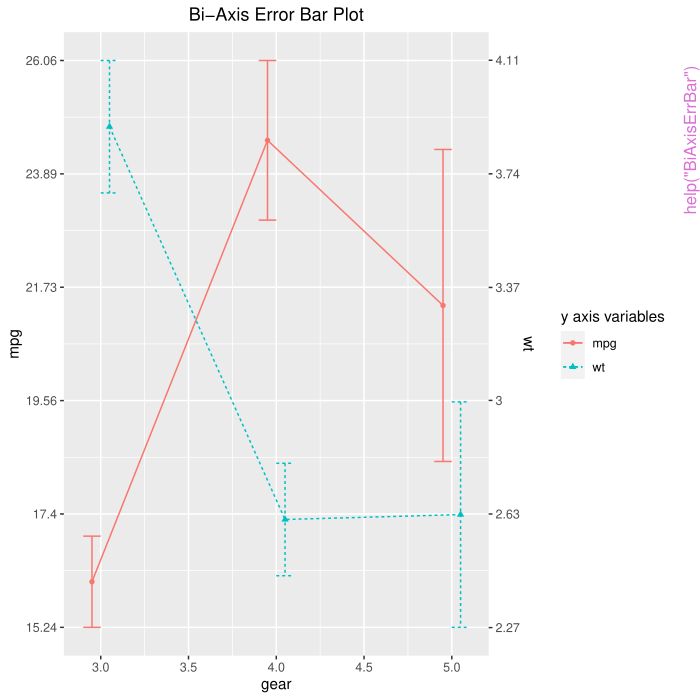

This figure's R source:
pkgname <- "statVisual"
source(file.path(R.home("share"), "R", "examples-header.R"))
options(warn = 1)
library('statVisual')

base::assign(".oldSearch", base::search(), pos = 'CheckExEnv')
base::assign(".old_wd", base::getwd(), pos = 'CheckExEnv')
cleanEx()
nameEx("BiAxisErrBar")
### * BiAxisErrBar

flush(stderr()); flush(stdout())

### Name: BiAxisErrBar
### Title: Compare Patterns of Two Outcomes in One Scatter Plot
### Aliases: BiAxisErrBar
### Keywords: method

### ** Examples


library(tidyverse)
library(ggplot2)

print(head(mtcars))

print(table(mtcars$gear, useNA="ifany"))

statVisual(type = "BiAxisErrBar",
  dat= mtcars,
  group = "gear",
  y.left = "mpg",
  y.right = "wt")



BiAxisErrBar(
  dat = mtcars,
  group = "gear",
  y.left = "mpg",
  y.right = "wt")




cleanEx()
nameEx("Box")
### * Box

flush(stderr()); flush(stdout())

### Name: Box
### Title: Compare Groups Based on Boxplots Across Time
### Aliases: Box
### Keywords: method

### ** Examples

library(dplyr)

data(longDat)

print(dim(longDat))
print(longDat[1:3,])

print(table(longDat$time, useNA = "ifany"))
print(table(longDat$grp, useNA = "ifany"))
print(table(longDat$sid, useNA = "ifany"))

print(table(longDat$time, longDat$grp))

statVisual(type = 'Box', 
           data = longDat, 
           x = 'time', 
           y = 'y', 
           group = 'grp',
	   title = "Boxplots across time") 

Box( 
    data = longDat, 
    x = 'time', 
    y = 'y', 
    group = 'grp',
    title = "Boxplots across time") 





cleanEx()
nameEx("BoxROC")
### * BoxROC

flush(stderr()); flush(stdout())

### Name: BoxROC
### Title: Compare Boxplots with ROC Curve
### Aliases: BoxROC
### Keywords: method

### ** Examples

library(dplyr)
library(gridExtra)

data(esSim)
print(esSim)

# expression data
dat = exprs(esSim)
print(dim(dat))
print(dat[1:2,])

# phenotype data
pDat = pData(esSim)
print(dim(pDat))
print(pDat[1:2,])

# feature data
fDat = fData(esSim)
print(dim(fDat))
print(fDat[1:2,])

# choose the first probe which is over-expressed in cases
pDat$probe1 = dat[1,]

# check histograms of probe 1 expression in cases and controls
print(table(pDat$grp, useNA = "ifany"))

statVisual(type = 'BoxROC', 
           data = pDat, 
           group = 'grp', 
           y = 'probe1', 
           point.size = 1)

BoxROC(
  data = pDat,
  group = 'grp', 
  y = 'probe1', 
  point.size = 1)




cleanEx()
nameEx("Den")
### * Den

flush(stderr()); flush(stdout())

### Name: Den
### Title: Compare Groups Based on Density Plots
### Aliases: Den
### Keywords: method

### ** Examples

data(esSim)
print(esSim)

# expression data
dat = exprs(esSim)
print(dim(dat))
print(dat[1:2,])

# phenotype data
pDat = pData(esSim)
print(dim(pDat))
print(pDat[1:2,])

# feature data
fDat = fData(esSim)
print(dim(fDat))
print(fDat[1:2,])

# choose the first probe which is over-expressed in cases
pDat$probe1 = dat[1,]

# check histograms of probe 1 expression in cases and controls
print(table(pDat$grp, useNA = "ifany"))

statVisual(type = 'Den', 
           data = pDat, 
           y = 'probe1', 
           group = 'grp') 

Den( 
    data = pDat, 
    y = 'probe1', 
    group = 'grp') 




cleanEx()
nameEx("Dendro")
### * Dendro

flush(stderr()); flush(stdout())

### Name: Dendro
### Title: Compare Groups Based on Dendrogram
### Aliases: Dendro
### Keywords: method

### ** Examples


data(esSim)
print(esSim)

# expression data
dat = exprs(esSim)
print(dim(dat))
print(dat[1:2,])

# phenotype data
pDat = pData(esSim)
print(dim(pDat))
print(pDat[1:2,])

# feature data
fDat = fData(esSim)
print(dim(fDat))
print(fDat[1:2,])

# choose the first 6 probes (3 OE probes, 2 UE probes, and 1 NE probe)
pDat$probe1 = dat[1,]
pDat$probe2 = dat[2,]
pDat$probe3 = dat[3,]
pDat$probe4 = dat[4,]
pDat$probe5 = dat[5,]
pDat$probe6 = dat[6,]

print(pDat[1:2, ])

# check histograms of probe 1 expression in cases and controls
print(table(pDat$grp, useNA = "ifany"))

pDat$grp = factor(pDat$grp)

statVisual(type = 'Dendro', 
           x = pDat[, c(3:8)], 
           group = pDat$grp)

Dendro(
       x = pDat[, c(3:8)], 
       group = pDat$grp)






cleanEx()
nameEx("ErrBar")
### * ErrBar

flush(stderr()); flush(stdout())

### Name: ErrBar
### Title: Compare Groups Based on dotplots Across Time
### Aliases: ErrBar
### Keywords: method

### ** Examples



data(longDat)

print(dim(longDat))
print(longDat[1:3,])

print(table(longDat$time, useNA = "ifany"))
print(table(longDat$grp, useNA = "ifany"))
print(table(longDat$sid, useNA = "ifany"))

print(table(longDat$time, longDat$grp))

statVisual(type = 'ErrBar', 
  data = longDat, 
  x = 'time', 
  y = 'y', 
  group = 'grp',
  title = "Dot plots across time") 


ErrBar(
  data = longDat, 
  x = 'time', 
  y = 'y', 
  group = 'grp',
  title = "Dot plots across time") 





cleanEx()
nameEx("Heat")
### * Heat

flush(stderr()); flush(stdout())

### Name: Heat
### Title: Heatmap with Row Names Colored by Group
### Aliases: Heat
### Keywords: method

### ** Examples


data(esSim)
print(esSim)

# expression data
dat = exprs(esSim)
print(dim(dat))
print(dat[1:2,])

# phenotype data
pDat = pData(esSim)
print(dim(pDat))
print(pDat[1:2,])

# feature data
fDat = fData(esSim)
print(dim(fDat))
print(fDat[1:2,])

# choose the first 6 probes (3 OE probes, 2 UE probes, and 1 NE probe)
pDat$probe1 = dat[1,]
pDat$probe2 = dat[2,]
pDat$probe3 = dat[3,]
pDat$probe4 = dat[4,]
pDat$probe5 = dat[5,]
pDat$probe6 = dat[6,]

print(pDat[1:2, ])

# check histograms of probe 1 expression in cases and controls
print(table(pDat$grp, useNA = "ifany"))

statVisual(type = 'Heat', 
           data = pDat[, c(2:8)], 
           group = 'grp')

Heat(
     data = pDat[, c(2:8)], 
     group = 'grp')




cleanEx()
nameEx("Hist")
### * Hist

flush(stderr()); flush(stdout())

### Name: Hist
### Title: Compare Groups Based on Histograms
### Aliases: Hist
### Keywords: method

### ** Examples

data(esSim)
print(esSim)

# expression data
dat = exprs(esSim)
print(dim(dat))
print(dat[1:2,])

# phenotype data
pDat = pData(esSim)
print(dim(pDat))
print(pDat[1:2,])

# feature data
fDat = fData(esSim)
print(dim(fDat))
print(fDat[1:2,])

# choose the first probe which is over-expressed in cases
pDat$probe1 = dat[1,]

# check histograms of probe 1 expression in cases and controls
print(table(pDat$grp, useNA = "ifany"))

statVisual(type = 'Hist', 
       data = pDat, 
       y = 'probe1', 
       group = 'grp') 

Hist(
     data = pDat, 
     y = 'probe1', 
     group = 'grp') 





cleanEx()
nameEx("ImpPlot")
### * ImpPlot

flush(stderr()); flush(stdout())

### Name: ImpPlot
### Title: Plot of Variable Importance
### Aliases: ImpPlot
### Keywords: method

### ** Examples


library(dplyr)
library(randomForest)
library(tibble)


data(esSim)
print(esSim)

# expression data
dat = exprs(esSim)
print(dim(dat))
print(dat[1:2,])

# phenotype data
pDat = pData(esSim)
print(dim(pDat))
print(pDat[1:2,])

# feature data
fDat = fData(esSim)
print(dim(fDat))
print(fDat[1:2,])

# choose the first 6 probes (3 OE probes, 2 UE probes, and 1 NE probe)
pDat$probe1 = dat[1,]
pDat$probe2 = dat[2,]
pDat$probe3 = dat[3,]
pDat$probe4 = dat[4,]
pDat$probe5 = dat[5,]
pDat$probe6 = dat[6,]

print(pDat[1:2, ])

# check histograms of probe 1 expression in cases and controls
print(table(pDat$grp, useNA = "ifany"))

pDat$grp = factor(pDat$grp)


rf_m = randomForest(
  x = pDat[, c(3:8)], 
  y = pDat$grp, 
  importance = TRUE, proximity = TRUE
)


statVisual(type = 'ImpPlot', model = rf_m)

ImpPlot(model = rf_m)




cleanEx()
nameEx("LinePlot")
### * LinePlot

flush(stderr()); flush(stdout())

### Name: LinePlot
### Title: Compare Groups Based on Trajectory Plots
### Aliases: LinePlot
### Keywords: method

### ** Examples

data(longDat)

print(dim(longDat))
print(longDat[1:3,])

print(table(longDat$time, useNA = "ifany"))
print(table(longDat$grp, useNA = "ifany"))
print(table(longDat$sid, useNA = "ifany"))

print(table(longDat$time, longDat$grp))

statVisual(type = "LinePlot",
  data = longDat,
  x = 'time',
  y = 'y',
  sid = 'sid',
  group = 'grp')

LinePlot(
  data = longDat,
  x = 'time',
  y = 'y',
  sid = 'sid',
  group = 'grp')




cleanEx()
nameEx("PCA_score")
### * PCA_score

flush(stderr()); flush(stdout())

### Name: PCA_score
### Title: Scatter Plot of 2 Specified Principal Components
### Aliases: PCA_score
### Keywords: method

### ** Examples

library(factoextra)

data(esSim)
print(esSim)

# expression data
dat = exprs(esSim)
print(dim(dat))
print(dat[1:2,])

# phenotype data
pDat = pData(esSim)
print(dim(pDat))
print(pDat[1:2,])

# feature data
fDat = fData(esSim)
print(dim(fDat))
print(fDat[1:2,])

# choose the first 6 probes (3 OE probes, 2 UE probes, and 1 NE probe)
pDat$probe1 = dat[1,]
pDat$probe2 = dat[2,]
pDat$probe3 = dat[3,]
pDat$probe4 = dat[4,]
pDat$probe5 = dat[5,]
pDat$probe6 = dat[6,]

print(pDat[1:2, ])

# check histograms of probe 1 expression in cases and controls
print(table(pDat$grp, useNA = "ifany"))

pDat$grp = factor(pDat$grp)

###

pca.obj = iprcomp(pDat[, c(3:8)], scale. = TRUE)

# scree plot
factoextra::fviz_eig(pca.obj, addlabels = TRUE)

# scatter plot of PC1 vs PC2
statVisual(type = 'PCA_score',
           prcomp_obj = pca.obj, 
           dims = c(1, 2),
           data = pDat, 
           color = 'grp',
           loadings = FALSE)

PCA_score(prcomp_obj = pca.obj, 
          dims = c(1, 3),
          data = pDat, 
          color = 'grp',
          loadings = FALSE)




cleanEx()
nameEx("PVCA")
### * PVCA

flush(stderr()); flush(stdout())

### Name: PVCA
### Title: Principal Variance Component Analysis (PVCA)
### Aliases: PVCA
### Keywords: method

### ** Examples

library(pvca)


data(esSim)
print(esSim)

# expression data
dat = exprs(esSim)
print(dim(dat))
print(dat[1:2,])

# create a fake Batch variable
esSim$Batch=c(rep("A", 4), rep("B", 6), rep("C", 10))
# phenotype data
pDat = pData(esSim)
print(dim(pDat))
print(pDat[1:2,])


# feature data
fDat = fData(esSim)
print(dim(fDat))
print(fDat[1:2,])


statVisual(type = 'PVCA',
           clin_data = pData(esSim), 
           clin_subjid = "sid", 
           gene_data = exprs(esSim), 
           batch.factors = c("grp", "Batch"))

PVCA( 
     clin_data = pData(esSim), 
     clin_subjid = "sid", 
     gene_data = exprs(esSim), 
     batch.factors = c("grp", "Batch"))




cleanEx()
nameEx("Volcano")
### * Volcano

flush(stderr()); flush(stdout())

### Name: Volcano
### Title: Volcano Plot
### Aliases: Volcano
### Keywords: method

### ** Examples

library(ggrepel)
library(limma)

# load the simulated dataset
data(esSim)
print(esSim)

# expression levels
y = exprs(esSim)
print(dim(y))
print(y[1:2,])

# phenotype data
pDat = pData(esSim)
print(dim(pDat))
print(pDat)

# design matrix
design = model.matrix(~grp, data = pDat)
print(design)

options(digits = 3)

# Ordinary fit
fit <- lmFit(y, design)
fit2 <- eBayes(fit)

# get result data frame
resFrame = topTable(fit2,coef = 2, number = nrow(esSim))
print(dim(resFrame))
print(resFrame[1:2,])
resFrame$sigFlag  =  resFrame$adj.P.Val < 0.05

resFrame$probe  =  rownames(resFrame)
# make sure set NA to genes non-differentially expressed
resFrame$probe[which(resFrame$sigFlag == FALSE)] = NA

print(resFrame[1:2,])
print(table(resFrame$sigFlag, useNA = "ifany"))

statVisual(type = 'Volcano',
           resFrame = resFrame, 
           stats = 'logFC', 
           p.value = 'P.Value', 
           group = 'sigFlag', 
           rowname.var = 'probe', 
           point.size = 1)

Volcano(
  resFrame = resFrame, 
  stats = 'logFC', 
  p.value = 'P.Value', 
  group = 'sigFlag', 
  rowname.var = 'probe', 
  point.size = 1)





cleanEx()
nameEx("XYscatter")
### * XYscatter

flush(stderr()); flush(stdout())

### Name: XYscatter
### Title: Compare Groups Based on Scatter Plots
### Aliases: XYscatter
### Keywords: method

### ** Examples

data(diffCorDat)

print(dim(diffCorDat))
print(diffCorDat[1:2,])

statVisual(type = 'XYscatter',
  data = diffCorDat, 
  x = 'probe1', 
  y = 'probe2', 
  group = 'grp', 
  title = 'Scatter Plot: probe1 vs probe2')

XYscatter( 
  data = diffCorDat, 
  x = 'probe1', 
  y = 'probe2', 
  group = 'grp', 
  title = 'Scatter Plot: probe1 vs probe2')




cleanEx()
nameEx("barPlot")
### * barPlot

flush(stderr()); flush(stdout())

### Name: barPlot
### Title: Compare Groups Based on Barplots Across Time
### Aliases: barPlot
### Keywords: method

### ** Examples



data(longDat)

print(dim(longDat))
print(longDat[1:3,])

print(table(longDat$time, useNA = "ifany"))
print(table(longDat$grp, useNA = "ifany"))
print(table(longDat$sid, useNA = "ifany"))

print(table(longDat$time, longDat$grp))

statVisual(type = 'barPlot', 
  data = longDat, 
  x = 'time', 
  y = 'y', 
  group = 'grp',
  title = "Bar plots across time") 


barPlot(
  data = longDat, 
  x = 'time', 
  y = 'y', 
  group = 'grp',
  title = "Bar plots across time") 





cleanEx()
nameEx("cv_glmnet_plot")
### * cv_glmnet_plot

flush(stderr()); flush(stdout())

### Name: cv_glmnet_plot
### Title: Plot the Cross-Validation Curve Produced by cv.glmnet
### Aliases: cv_glmnet_plot
### Keywords: method

### ** Examples

library(dplyr)
library(tibble)
library(glmnet)

data(esSim)
print(esSim)

# expression data
dat = exprs(esSim)
print(dim(dat))
print(dat[1:2,])

# phenotype data
pDat = pData(esSim)
print(dim(pDat))
print(pDat[1:2,])

# feature data
fDat = fData(esSim)
print(dim(fDat))
print(fDat[1:2,])

# choose the first 6 probes (3 OE probes, 2 UE probes, and 1 NE probe)
pDat$probe1 = dat[1,]
pDat$probe2 = dat[2,]
pDat$probe3 = dat[3,]
pDat$probe4 = dat[4,]
pDat$probe5 = dat[5,]
pDat$probe6 = dat[6,]

print(pDat[1:2, ])

# check histograms of probe 1 expression in cases and controls
print(table(pDat$grp, useNA = "ifany"))


statVisual(type = "cv_glmnet_plot",
           x = as.matrix(pDat[, c(3:8)]), 
           y = pDat$grp, 
           family = "binomial")

cv_glmnet_plot(x = as.matrix(pDat[, c(3:8)]), 
               y = pDat$grp, 
               family = "binomial")




cleanEx()
nameEx("diffCorDat")
### * diffCorDat

flush(stderr()); flush(stdout())

### Name: diffCorDat
### Title: A Dataset for Differential Correlation Analysis
### Aliases: diffCorDat
### Keywords: datasets

### ** Examples

data(diffCorDat)

print(dim(diffCorDat))
print(diffCorDat[1:2,])



cleanEx()
nameEx("esSim")
### * esSim

flush(stderr()); flush(stdout())

### Name: esSim
### Title: A Simulated Gene Expression Dataset
### Aliases: esSim
### Keywords: datasets

### ** Examples

data(esSim)

print(esSim)

###
dat=exprs(esSim)
print(dim(dat))
print(dat[1:2,])

###
pDat=pData(esSim)
print(dim(pDat))
print(pDat)

# subject group status
print(table(esSim$grp))

###
fDat = fData(esSim)
print(dim(fDat))
print(fDat[1:2, ])

# probe's status of differential expression
print(table(fDat$memProbes))




cleanEx()
nameEx("genoSim")
### * genoSim

flush(stderr()); flush(stdout())

### Name: genoSim
### Title: An ExpressionSet Object Storing Simulated Genotype Data
### Aliases: genoSim
### Keywords: datasets

### ** Examples

data(genoSim)

print(genoSim)



cleanEx()
nameEx("iprcomp")
### * iprcomp

flush(stderr()); flush(stdout())

### Name: iprcomp
### Title: Improved Function for Obtaining Principal Components
### Aliases: iprcomp
### Keywords: method

### ** Examples

# generate simulated data
set.seed(1234567)
dat.x = matrix(rnorm(500), nrow = 100, ncol = 5)
dat.y = matrix(rnorm(500, mean = 2), nrow = 100, ncol = 5)
dat = rbind(dat.x, dat.y)
grp = c(rep(0, 100), rep(1, 100))
print(dim(dat))

res = iprcomp(dat, center = TRUE, scale.  =  FALSE)

# for each row, set one artificial missing value
dat.na=dat
nr=nrow(dat.na)
nc=ncol(dat.na)
for(i in 1:nr)
{
  posi=sample(x=1:nc, size=1)
  dat.na[i,posi]=NA
}

res.na = iprcomp(dat.na, center = TRUE, scale.  =  FALSE)

##
# pca plot
##
par(mfrow = c(3,1))
# original data without missing values
plot(x = res$x[,1], y = res$x[,2], xlab = "PC1", ylab  =  "PC2")
# perturbed data with one NA per probe 
# the pattern of original data is captured
plot(x = res.na$x[,1], y = res.na$x[,2], xlab = "PC1", ylab  =  "PC2", main = "with missing values")
par(mfrow = c(1,1))




graphics::par(get("par.postscript", pos = 'CheckExEnv'))
cleanEx()
nameEx("longDat")
### * longDat

flush(stderr()); flush(stdout())

### Name: longDat
### Title: A Simulated Dataset for Longitudinal Data Analysis
### Aliases: longDat
### Keywords: datasets

### ** Examples

data(longDat)

print(dim(longDat))
print(longDat[1:3,])

print(table(longDat$time, useNA = "ifany"))
print(table(longDat$grp, useNA = "ifany"))
print(table(longDat$sid, useNA = "ifany"))

print(table(longDat$time, longDat$grp))



cleanEx()
nameEx("stackedBarPlot")
### * stackedBarPlot

flush(stderr()); flush(stdout())

### Name: stackedBarPlot
### Title: Draw Stacked Bar Plots
### Aliases: stackedBarPlot
### Keywords: method

### ** Examples

data(genoSim)

pDat = pData(genoSim)
geno = exprs(genoSim)

pDat$snp1 = geno[1,]

print(table(pDat$snp1, pDat$grp, useNA="ifany"))

stackedBarPlot(dat = pDat, 
	       catVar = "snp1", 
	       group = "grp", 
               xlab = "snp1", 
	       ylab = "Count", 
	       group.lab = "grp",
               title = "Stacked barplots of counts",
               catVarLevel = NULL)




cleanEx()
nameEx("statVisual")
### * statVisual

flush(stderr()); flush(stdout())

### Name: statVisual
### Title: The Wrapper Function Incorporating All Wrapper Functions in
###   statVisual
### Aliases: statVisual
### Keywords: method

### ** Examples

data(esSim)
print(esSim)

# expression data
dat = exprs(esSim)
print(dim(dat))
print(dat[1:2,])

# phenotype data
pDat = pData(esSim)
print(dim(pDat))
print(pDat[1:2,])

# feature data
fDat = fData(esSim)
print(dim(fDat))
print(fDat[1:2,])

# choose the first probe which is over-expressed in cases
pDat$probe1 = dat[1,]

# check histograms of probe 1 expression in cases and controls
print(table(pDat$grp, useNA = "ifany"))

statVisual(type = 'Hist', 
       data = pDat, 
       y = 'probe1', 
       group = 'grp') 





### * <FOOTER>
###
cleanEx()
options(digits = 7L)
base::cat("Time elapsed: ", proc.time() - base::get("ptime", pos = 'CheckExEnv'),"\n")
grDevices::dev.off()
###
### Local variables: ***
### mode: outline-minor ***
### outline-regexp: "\\(> \\)?### [*]+" ***
### End: ***
quit('no')
